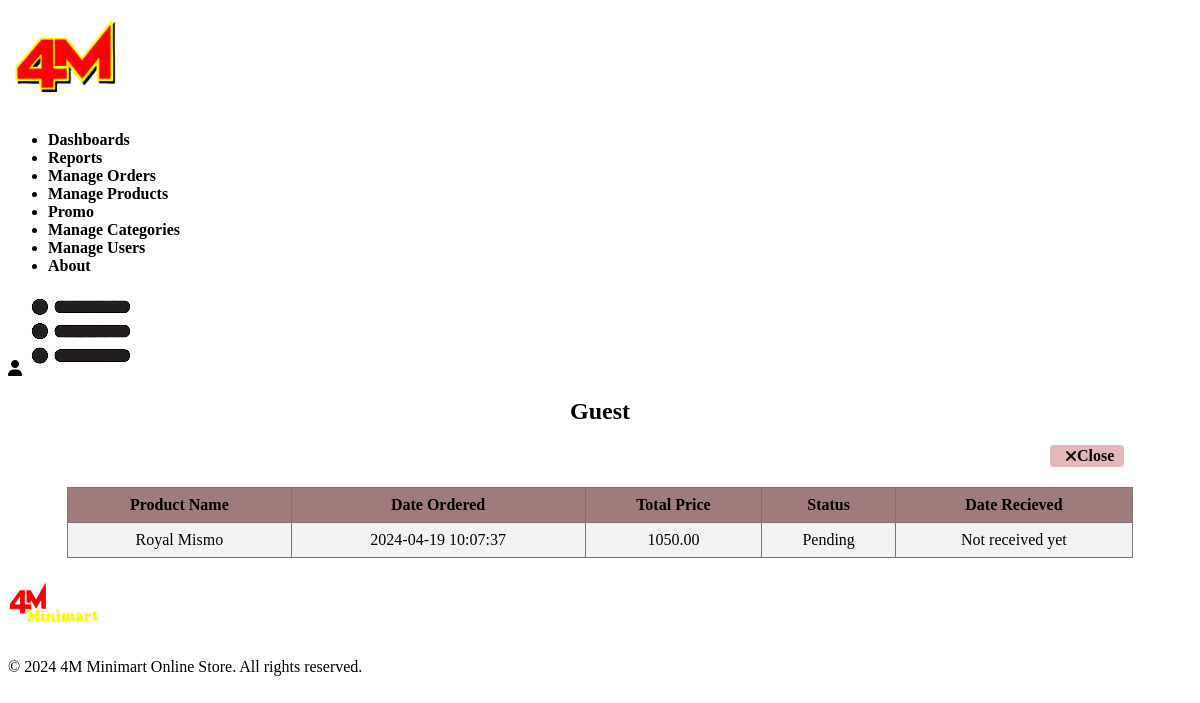
The app's page /admin/view_user_order.php?user_id=27, older data.
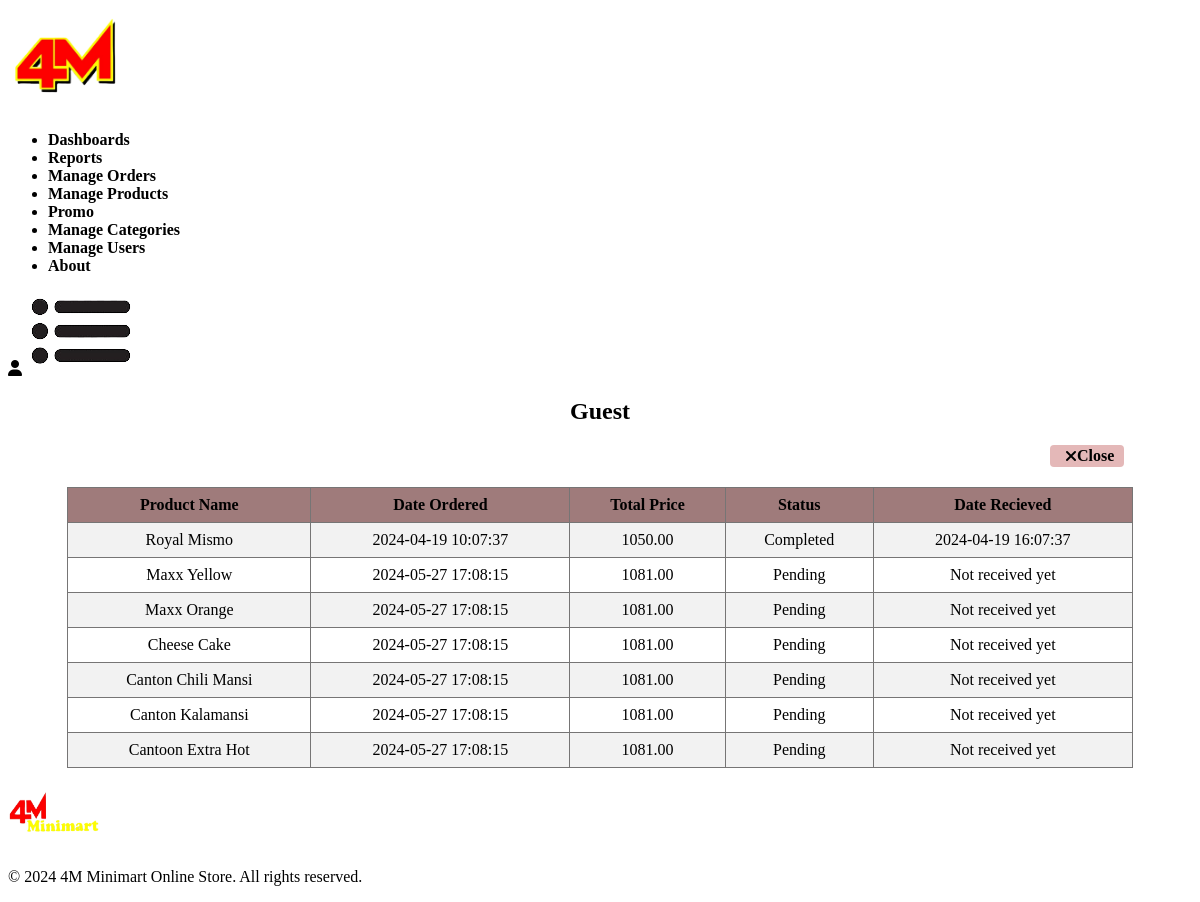
The same page, newer data.
### tables this page shows
CREATE TABLE `orders_details` (
  `orders_details_id` int(11) NOT NULL,
  `quantity` int(11) NOT NULL,
  `price` double NOT NULL,
  `order_id` int(11) NOT NULL,
  `product_id` int(11) NOT NULL
);

CREATE TABLE `products` (
  `product_id` int(11) NOT NULL,
  `type_code` bigint(20) DEFAULT NULL,
  `prod_desc` varchar(255) DEFAULT NULL,
  `prod_name` varchar(50) NOT NULL,
  `stock` int(11) NOT NULL,
  `photo` varchar(255) NOT NULL,
  `expiration_date` date DEFAULT NULL,
  `category_id` int(11) NOT NULL
);

CREATE TABLE `orders` (
  `order_id` int(11) NOT NULL,
  `date_ordered` datetime NOT NULL,
  `total_price` decimal(10,2) NOT NULL,
  `address_id` int(11) NOT NULL,
  `user_id` int(11) NOT NULL,
  `order_status` enum('Pending','ToShip','ToReceive','Completed') NOT NULL DEFAULT 'Pending',
  `delivery_option` varchar(10) DEFAULT NULL,
  `date_received` datetime NOT NULL DEFAULT current_timestamp()
);

### admin/view_user_order.php (the view, shortened to what this page needs)
<?php
require '../DB/db_con.php';
if(isset($_GET['user_id'])) {
    $user_id = $_GET['user_id'];
    try {
        $sql = "SELECT * FROM orders
        INNER JOIN orders_details ON orders.order_id = orders_details.order_id
        INNER JOIN products ON orders_details.product_id = products.product_id
        WHERE user_id = :user_id";
        $stmt = $pdo->prepare($sql);
        $stmt->execute(['user_id' => $user_id]);
        $user_order = $stmt->fetchAll(PDO::FETCH_ASSOC);
    } catch (PDOException $e) {
        die("PDOException: " . $e->getMessage());
    } catch (Exception $e) {
        die("Error: " . $e->getMessage());
    }
}
?>
<!DOCTYPE html>
<html lang="en">
<head>
    <link rel="stylesheet" href="https://stackpath.bootstrapcdn.com/font-awesome/4.7.0/css/font-awesome.min.css">
    <link rel="stylesheet" href="../scss/style.scss">
</head>
<body>
<div class="header">
    <div class="container">
        <div class="navbar">
        <div class="logo">
            <a href="http://localhost/E-commerce/admin/admin_dash.php">
                <img src="../images/Logo.png" class= "pic" width="125">
            </a>
        </div>
        <nav id="menuItems">
        <ul>
        <li><a href="http://localhost/E-commerce/admin/admin_dash.php">Dashboards</a></li>
        <li><a href="http://localhost/E-commerce/admin/reports.php">Reports</a></li>
            <li><a href="http://localhost/E-commerce/admin/manage_order.php">Manage Orders</a></li>
            <li><a href="http://localhost/E-commerce/admin/products.php">Manage Products</a></li>
            <li><a href="http://localhost/E-commerce/admin/promo.php">Promo</a></li>
            <li><a href="http://localhost/E-commerce/admin/category.php">Manage Categories</a></li>
            <li><a href="http://localhost/E-commerce/admin/user.php">Manage Users</a></li>
            <li><a href="http://localhost/E-commerce/admin/about.php">About</a></li>
        </ul>
        </nav>
        <div class="setting-sec">
            <a href="http://localhost/E-commerce/Account.php">
            <i class="fa-solid fa-user"></i>
            </a>
        <img src="../images/menu.png" class="menu-icon" onclick="menutoggle()">
        </div>
    </div>
    </div>
</div>
<div class="user-order-container">
    <h2 style="text-align: center;"><?php echo $_SESSION['username'] ?? 'Guest'; ?></h2>
    <a href="http://localhost/E-commerce/admin/admin_dash.php"  class="btn-close" ><i class="fa fa-close"></i> Close</a>
    <table>
    <tr>
            <th>Product Name</th>
            <th>Date Ordered</th>
            <th>Total Price</th>
            <th>Status</th>
            <th>Date Recieved</th>
        </tr>
        <?php foreach ($user_order as $order) : ?>
            <tr>
            <td><?php echo $order['prod_name']; ?></td>
            <td><?php echo $order['date_ordered']; ?></td>
            <td><?php echo $order['total_price']; ?></td>
            <td><?php echo $order['order_status']; ?></td>
            <td><?php echo $order['order_status'] == 'Completed' ? ($order['date_received'] ?? 'Not received yet') : 'Not received yet'; ?></td>
            </tr>
        <?php endforeach; ?>
    </table>
</div>
<footer>
    <div class="container">
        <div class="row">
            <div class="footer-col-1">
            <img src="../images/logo2.png" width="100px" height="60px">
            </div>
            <div class="footer-col-2">
            <p>&copy; <?php echo date('Y'); ?> 4M Minimart Online Store. All rights reserved.</p>
            </div>
        </div>
    </div>
</footer>
</html>
</body>

### admin/view_user_order.php (style rules this page uses)
.user-order-container { min-height: calc(100% - 255px); }
a { text-decoration: none; color: #000000; font-weight: bold; }
table { width: 90%; border-collapse: collapse; margin: 20px auto; }
th, td { border: 1px solid #767575; padding: 8px; text-align: center; }
th { background-color: #9f7b7b; color: Black; text-align: center; }
tr:nth-child(even) { background-color: #f2f2f2; }
.edit-button, .btn-add, .btn-close { display: inline-flex; align-items: center; padding: 8px 12px; border-radius: 4px; text-decoration: none; margin-right: 5px; }
.btn-close { background-color: #e4b8b8; padding: 2px 10px; margin-left: 88%; }
.fa { margin-left: 5px; display: inline-block; font: normal normal normal 14px/1 FontAwesome; font-size: inherit; text-rendering: auto; -webkit-font-smoothing: antialiased; -moz-osx-font-smoothing: grayscale }

Row changes from the older to the newer data that the page shows:
changed through a linked row, orders_details "Royal Mismo": order.order_status "Pending" → "Completed"; order.date_received (not shown) → "2024-04-19 16:07:37"; no longer shows "Not received yet"
added orders_details: product.prod_name "Maxx Yellow", order.date_ordered "2024-05-27 17:08:15", order.total_price "1081.00", order.order_status "Pending", shows "Not received yet"
added orders_details: product.prod_name "Maxx Orange", order.date_ordered "2024-05-27 17:08:15", order.total_price "1081.00", order.order_status "Pending", shows "Not received yet"
added orders_details: product.prod_name "Cheese Cake", order.date_ordered "2024-05-27 17:08:15", order.total_price "1081.00", order.order_status "Pending", shows "Not received yet"
added orders_details: product.prod_name "Canton Chili Mansi", order.date_ordered "2024-05-27 17:08:15", order.total_price "1081.00", order.order_status "Pending", shows "Not received yet"
added orders_details: product.prod_name "Canton Kalamansi", order.date_ordered "2024-05-27 17:08:15", order.total_price "1081.00", order.order_status "Pending", shows "Not received yet"
added orders_details: product.prod_name "Cantoon Extra Hot", order.date_ordered "2024-05-27 17:08:15", order.total_price "1081.00", order.order_status "Pending", shows "Not received yet"
